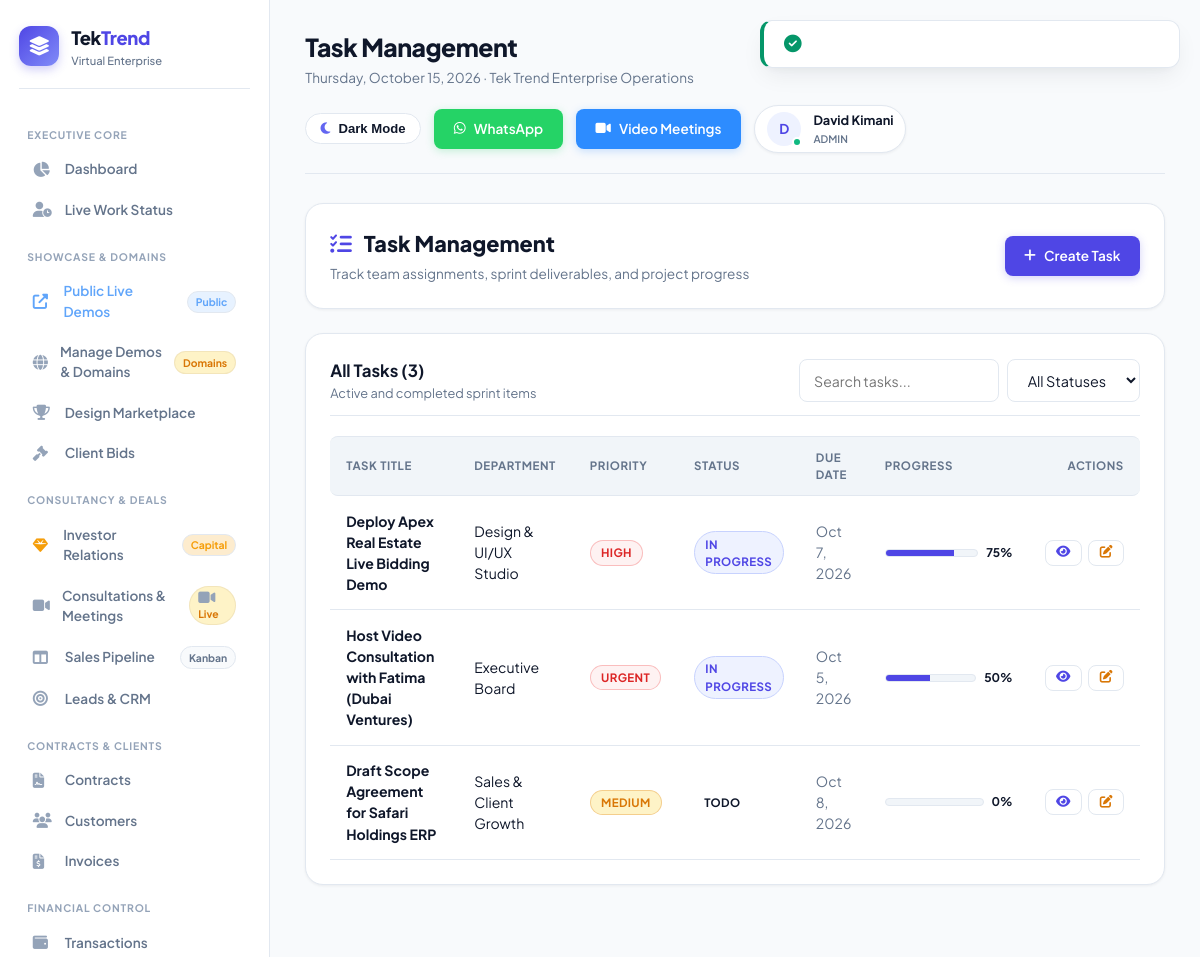
Page /tasks (signed in) on the committed database.
### tables this page shows
CREATE TABLE `tasks` (
    `id` INT UNSIGNED NOT NULL AUTO_INCREMENT,
    `title` VARCHAR(255) NOT NULL,
    `description` TEXT,
    `project_id` INT UNSIGNED DEFAULT NULL,
    `department_id` INT UNSIGNED DEFAULT NULL,
    `created_by` INT UNSIGNED NOT NULL,
    `priority` ENUM('low','medium','high','urgent') DEFAULT 'medium',
    `status` ENUM('todo','in_progress','review','completed','cancelled') DEFAULT 'todo',
    `due_date` DATETIME DEFAULT NULL,
    `start_date` DATETIME DEFAULT NULL,
    `estimated_hours` DECIMAL(5,2) DEFAULT 0.00,
    `spent_hours` DECIMAL(5,2) DEFAULT 0.00,
    `progress` TINYINT(3) DEFAULT 0,
    `created_at` TIMESTAMP DEFAULT CURRENT_TIMESTAMP,
    `updated_at` TIMESTAMP DEFAULT CURRENT_TIMESTAMP ON UPDATE CURRENT_TIMESTAMP,
    PRIMARY KEY (`id`),
    KEY `created_by` (`created_by`),
    KEY `department_id` (`department_id`),
    KEY `status` (`status`),
    KEY `priority` (`priority`),
    KEY `due_date` (`due_date`)
);

CREATE TABLE `departments` (
    `id` INT UNSIGNED NOT NULL AUTO_INCREMENT,
    `name` VARCHAR(100) NOT NULL,
    `slug` VARCHAR(100) NOT NULL,
    `description` TEXT,
    `head_id` INT UNSIGNED DEFAULT NULL,
    `color` VARCHAR(7) DEFAULT '#3b82f6',
    `status` ENUM('active','inactive') DEFAULT 'active',
    `created_at` TIMESTAMP DEFAULT CURRENT_TIMESTAMP,
    `updated_at` TIMESTAMP DEFAULT CURRENT_TIMESTAMP ON UPDATE CURRENT_TIMESTAMP,
    PRIMARY KEY (`id`),
    UNIQUE KEY `slug` (`slug`),
    KEY `head_id` (`head_id`)
);

### app/views/tasks/index.php (the view, shortened to what the rows shown need)
<div class="card mb-4">
    <div style="display: flex; justify-content: space-between; align-items: center; flex-wrap: wrap; gap: 1rem;">
        <div>
            <h2 style="font-size: 1.35rem; font-weight: 800; color: var(--text-main); margin-bottom: 0.25rem;">
                <i class="fas fa-tasks" style="color: var(--primary); margin-right: 0.5rem;"></i> Task Management
            </h2>
            <p style="color: var(--text-muted); font-size: 0.85rem;">Track team assignments, sprint deliverables, and project progress</p>
        </div>
        <a href="<?= eurl('/tasks/create') ?>" class="btn btn-primary">
            <i class="fas fa-plus"></i> Create Task
        </a>
    </div>
</div>
<div class="card">
    <div class="card-header">
        <div>
            <h3 class="card-title">All Tasks (<?= count($tasks) ?>)</h3>
            <p class="card-subtitle">Active and completed sprint items</p>
        </div>
        <form method="GET" action="<?= eurl('/tasks') ?>" style="display: flex; gap: 0.5rem; flex-wrap: wrap;">
            <input type="text" name="search" placeholder="Search tasks..." value="<?= sanitize($search ?? '') ?>" class="form-control" style="width: 200px;">
            <select name="status" onchange="this.form.submit()" class="form-control" style="width: auto;">
                <option value="">All Statuses</option>
            </select>
        </form>
    </div>
    <div class="table-responsive">
        <table class="table">
            <thead>
                <tr>
                    <th>Task Title</th>
                    <th>Department</th>
                    <th>Priority</th>
                    <th>Status</th>
                    <th>Due Date</th>
                    <th style="width: 160px;">Progress</th>
                    <th style="text-align: right;">Actions</th>
                </tr>
            </thead>
            <tbody>
                <?php if (empty($tasks)): ?>
                    <tr>
                        <td colspan="7" style="text-align: center; padding: 2rem; color: var(--text-muted);">
                            No tasks found matching your filters.
                        </td>
                    </tr>
                <?php else: ?>
                    <?php foreach ($tasks as $t): ?>
                        <tr>
                            <td>
                                <strong style="color: var(--text-main); font-weight: 700;"><?= sanitize($t['title']) ?></strong>
                            </td>
                            <td><span style="color: var(--text-main);"><?= sanitize($t['department_name'] ?? 'General') ?></span></td>
                            <td><span class="badge status <?= sanitize($t['priority']) ?>"><?= ucfirst(sanitize($t['priority'])) ?></span></td>
                            <td><span class="badge <?= sanitize($t['status']) ?>"><?= ucfirst(str_replace('_', ' ', sanitize($t['status']))) ?></span></td>
                            <td style="color: var(--text-muted);"><?= formatDate($t['due_date']) ?></td>
                            <td>
                                <div style="display: flex; align-items: center; gap: 0.5rem;">
                                    <div style="flex: 1; background: var(--bg-card-subtle); border: 1px solid var(--border); border-radius: 10px; height: 8px; overflow: hidden;">
                                        <div style="height: 100%; background: var(--primary); width: <?= (int)$t['progress'] ?>%;"></div>
                                    </div>
                                    <span style="font-size: 0.75rem; font-weight: 700; color: var(--text-main);"><?= (int)$t['progress'] ?>%</span>
                                </div>
                            </td>
                            <td style="text-align: right;">
                                <div style="display: inline-flex; gap: 0.4rem;">
                                    <a href="<?= eurl('/tasks/' . $t['id']) ?>" class="btn btn-outline" style="padding: 0.35rem 0.65rem; font-size: 0.8rem;" title="View Details">
                                        <i class="fas fa-eye" style="color: var(--primary);"></i>
                                    </a>
                                    <a href="<?= eurl('/tasks/' . $t['id'] . '/edit') ?>" class="btn btn-outline" style="padding: 0.35rem 0.65rem; font-size: 0.8rem;" title="Edit Task">
                                        <i class="fas fa-edit" style="color: var(--accent);"></i>
                                    </a>
                                </div>
                            </td>
                        </tr>
                    <?php endforeach; ?>
                <?php endif; ?>
            </tbody>
        </table>
    </div>
</div>

### app/core/Router.php (shortened to what the rows shown need)
<?php
class Router {
    private $routes = [];
    private function addRoute($method, $path, $handler, $middleware = []) {
        $this->routes[] = [
            'method'      => $method,
            'path'        => $path,
            'handler'     => $handler,
            'middleware'  => $middleware
        ];
    }
    public function dispatch() {
        $method = $_SERVER['REQUEST_METHOD'];
        $requestPath = parse_url($_SERVER['REQUEST_URI'], PHP_URL_PATH);
        $requestPath = '/' . ltrim($requestPath, '/');
        foreach ($this->routes as $route) {
            if ($route['method'] !== 'ANY' && $route['method'] !== $method) {
                continue;
            }
            $pattern = preg_replace('#\{[^}]+\}#', '([^/]+)', $route['path']);
            $pattern = '#^' . $pattern . '$#';
            if (preg_match($pattern, $requestPath, $matches)) {
                $params = [];
                $this->executeHandler($route['handler'], $params);
                return;
            }
        }
    }
    private function executeHandler($handler, $params = []) {
        if (is_string($handler)) {
            $parts = explode('@', $handler);
            if (count($parts) === 2) {
                $controllerName = $parts[0];
                $methodName = $parts[1];
                if (class_exists($controllerName)) {
                    $controller = new $controllerName();
                    if (method_exists($controller, $methodName)) {
                        call_user_func_array([$controller, $methodName], $params);
                        return;
                    }
                }
            }
        }
    }
}

### rows in the picture
tasks: title "Deploy Apex Real Estate Live Bidding Demo", department.name "Design & UI/UX Studio", priority "HIGH", status "IN PROGRESS", due_date "Oct 7, 2026", progress "75"
tasks: title "Host Video Consultation with Fatima (Dubai Ventures)", department.name "Executive Board", priority "URGENT", status "IN PROGRESS", due_date "Oct 5, 2026", progress "50"
tasks: title "Draft Scope Agreement for Safari Holdings ERP", department.name "Sales & Client Growth", priority "MEDIUM", status "TODO", due_date "Oct 8, 2026", progress "0"

### other values in the picture
count($tasks) "3"
